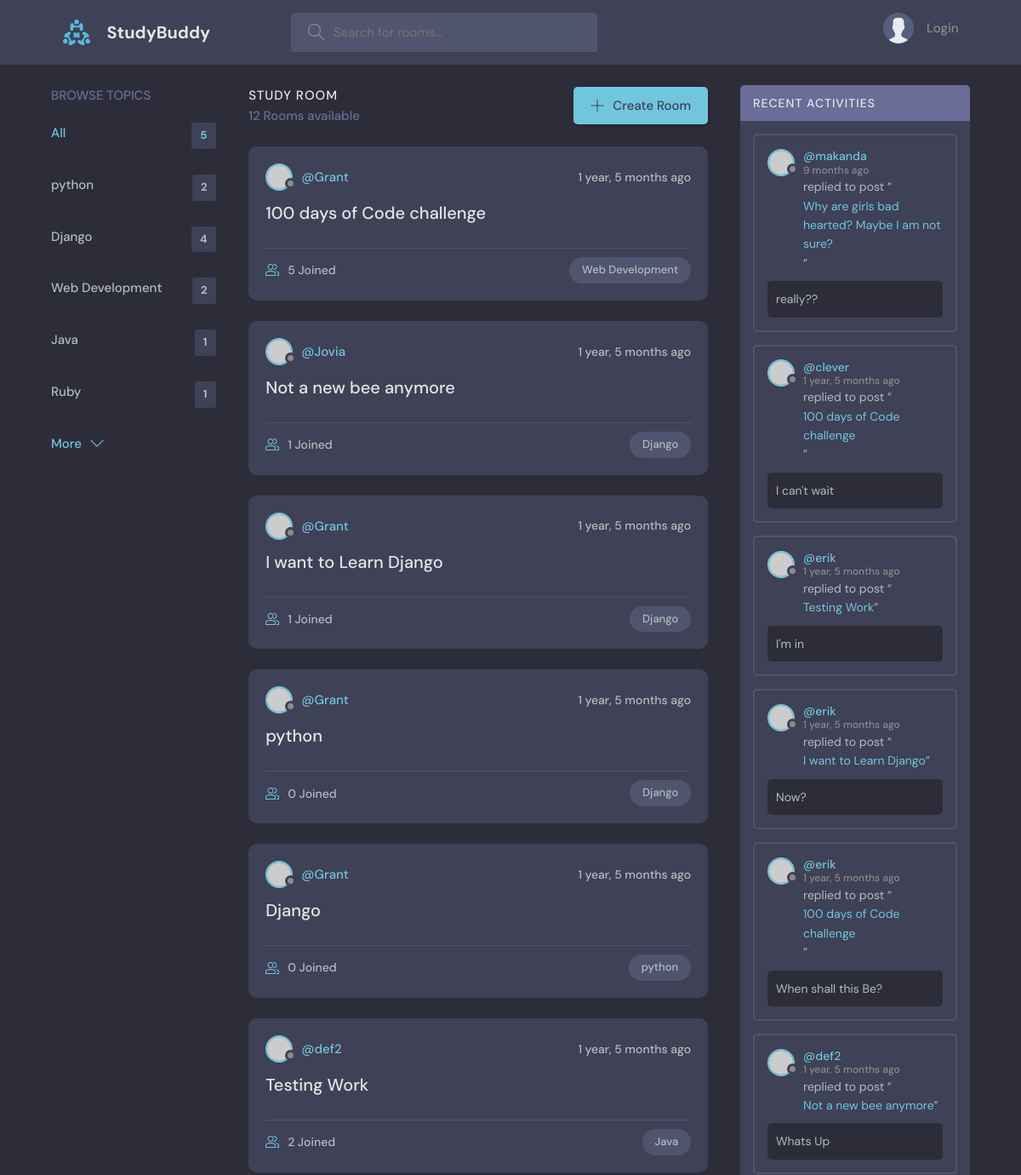
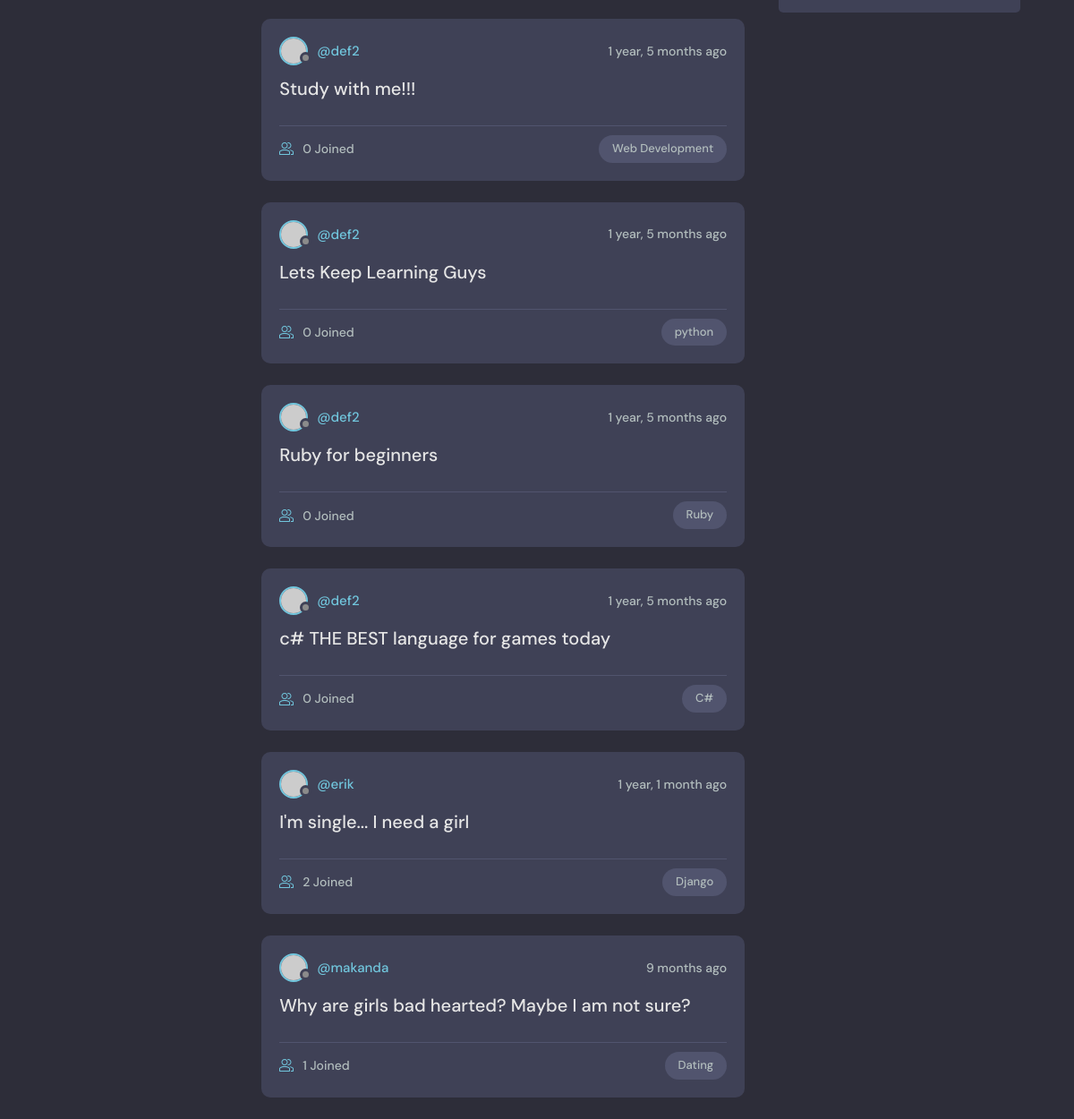
The page / on the database its author committed (2 pictures, top to bottom).
### base/models.py (models this page shows, shortened)
class Topic(models.Model):
    name = models.CharField(max_length=200)

class Room(models.Model):
    host = models.ForeignKey(User, on_delete = models.SET_NULL, null = True)
    topic = models.ForeignKey(Topic, on_delete = models.SET_NULL, null = True)
    name = models.CharField(max_length = 200)
    description = models.TextField(null = True, blank = True)
    participants = models.ManyToManyField(User, related_name='participants', blank=True)
    updated = models.DateTimeField(auto_now=True)
    created = models.DateTimeField(auto_now_add=True)

class Message(models.Model):
    user = models.ForeignKey(User, on_delete = models.CASCADE)
    room = models.ForeignKey(Room, on_delete=models.CASCADE)
    body = models.TextField()
    updated = models.DateTimeField(auto_now=True)
    created = models.DateTimeField(auto_now_add=True)
    class Meta:
        ordering = ['-updated', '-created']

### base/views.py (the view)
# urls.py: path('', views.home, name="home"),
def home(request):
    q = request.GET.get('q') if request.GET.get('q') != None else ''
    rooms = Room.objects.filter(
        Q(topic__name__icontains=q) |
        Q(name__icontains = q) |
        Q(description__icontains = q)
        )
    topics = Topic.objects.all()[0:5]
    room_count = rooms.count()
    room_messages = Message.objects.filter(Q(room__topic__name__icontains=q))
    context = {'rooms': rooms, 'topics':topics, 'room_count': room_count, 'room_messages':room_messages}
    return render(request, 'base/home.html', context)

### base/templates/base/home.html (shortened to what this page needs)
{% extends 'main.html' %}
{% block content %}
    <main class="layout layout--3">
      <div class="container">
        {% include 'base/topics_components.html' %}
        <div class="roomList">
          <div class="roomList__header">
            <div>
              <h2>Study Room</h2>
              <p>{{room_count}} Rooms available</p>
            </div>
            <a class="btn btn--main" href="{% url 'create-room' %}">
              <svg version="1.1" xmlns="http://www.w3.org/2000/svg" width="32" height="32" viewBox="0 0 32 32">
                <title>add</title>
                <path
                  d="M16.943 0.943h-1.885v14.115h-14.115v1.885h14.115v14.115h1.885v-14.115h14.115v-1.885h-14.115v-14.115z"
                ></path>
              </svg>
              Create Room
            </a>
          </div>
          {% include 'base/feed_component.html' %}
        </div>
        {% include 'base/activity_component.html' %}
      </div>
    </main>
{% endblock %}

### base/templates/base/topics_components.html
<div class="topics">
    <div class="topics__header">
      <h2>Browse Topics</h2>
    </div>
    <ul class="topics__list">
      <li>
        <a href="{% url 'home' %}" class="active">All <span>{{topics.count}}</span></a>
      </li>
      {%for topic in topics%}
      <li>
        <a href="{% url 'home' %}?q={{topic.name}}">{{topic.name}}<span>{{topic.room_set.all.count}}</span></a>
      </li>
      {% endfor %}
    </ul>
    <a class="btn btn--link" href="{% url 'topics' %}">
      More
      <svg version="1.1" xmlns="http://www.w3.org/2000/svg" width="32" height="32" viewBox="0 0 32 32">
        <title>chevron-down</title>
        <path d="M16 21l-13-13h-3l16 16 16-16h-3l-13 13z"></path>
      </svg>
    </a>
  </div>

### base/templates/base/feed_component.html (shortened to what this page needs)
{% for room in rooms %}
 <div class="roomListRoom">
            <div class="roomListRoom__header">
              <a href="{% url 'user-profile' room.host.id %}" class="roomListRoom__author">
                <div class="avatar avatar--small">
                  <img src="https://randomuser.me/api/portraits/women/11.jpg" />
                </div>
                <span>@{{room.host.username}}</span>
              </a>
              <div class="roomListRoom__actions">
                <span>{{room.created|timesince}} ago</span>
              </div>
            </div>
            <div class="roomListRoom__content">
              <a href="{% url 'room' room.id%}">{{room.name}}</a>
            </div>
            <div class="roomListRoom__meta">
              <a href="{% url 'room' room.id%}" class="roomListRoom__joined">
                {{room.participants.all.count}} Joined
              </a>
              <p class="roomListRoom__topic">{{room.topic.name}}</p>
            </div>
 </div>
 {%endfor%}

### base/templates/base/activity_component.html (shortened to what this page needs)
<div class="activities">
   <div class="activities__header">
     <h2>Recent Activities</h2>
   </div>
   {% for message in room_messages %}
   <div class="activities__box">
     <div class="activities__boxHeader roomListRoom__header">
       <a href="{% url 'user-profile' message.user.id %}" class="roomListRoom__author">
         <div class="avatar avatar--small">
           <img src="https://randomuser.me/api/portraits/women/11.jpg" />
         </div>
         <p>
           @{{message.user}}
           <span>{{message.created | timesince}} ago</span>
         </p>
       </a>
     </div>
     <div class="activities__boxContent">
       <p>replied to post “<a href="{% url 'room' message.room.id %}">{{message.room.name}}</a>”</p>
       <div class="activities__boxRoomContent">
         {{message.body}}
       </div>
     </div>
   </div>
   {% endfor %}
 </div>

### rows shown on the page
Topic: name "python", room_set.all.count "2"
Topic: name "Django", room_set.all.count "4"
Topic: name "Web Development", room_set.all.count "2"
Topic: name "Java", room_set.all.count "1"
Topic: name "Ruby", room_set.all.count "1"
Room: host.username "Grant", created "1 year, 5 months", name "100 days of Code challenge", participants.all.count "5", topic.name "Web Development"
Room: host.username "Jovia", created "1 year, 5 months", name "Not a new bee anymore", participants.all.count "1", topic.name "Django"
Room: host.username "Grant", created "1 year, 5 months", name "I want to Learn Django", participants.all.count "1", topic.name "Django"
Room: host.username "Grant", created "1 year, 5 months", name "python", participants.all.count "0", topic.name "Django"
Room: host.username "Grant", created "1 year, 5 months", name "Django", participants.all.count "0", topic.name "python"
Room: host.username "def2", created "1 year, 5 months", name "Testing Work", participants.all.count "2", topic.name "Java"
Room: host.username "def2", created "1 year, 5 months", name "Study with me!!!", participants.all.count "0", topic.name "Web Development"
Room: host.username "def2", created "1 year, 5 months", name "Lets Keep Learning Guys", participants.all.count "0", topic.name "python"
Room: host.username "def2", created "1 year, 5 months", name "Ruby for beginners", participants.all.count "0", topic.name "Ruby"
Room: host.username "def2", created "1 year, 5 months", name "c# THE BEST language for games today", participants.all.count "0", topic.name "C#"
Room: host.username "erik", created "1 year, 1 month", name "I'm single... I need a girl", participants.all.count "2", topic.name "Django"
Room: host.username "makanda", created "9 months", name "Why are girls bad hearted? Maybe I am not sure?", participants.all.count "1", topic.name "Dating"
Message: user "makanda", created "9 months", room.name "Why are girls bad hearted? Maybe I am not sure?", body "really??"
Message: user "clever", created "1 year, 5 months", room.name "100 days of Code challenge", body "I can't wait"
Message: user "erik", created "1 year, 5 months", room.name "Testing Work", body "I'm in"
Message: user "erik", created "1 year, 5 months", room.name "I want to Learn Django", body "Now?"
Message: user "erik", created "1 year, 5 months", room.name "100 days of Code challenge", body "When shall this Be?"
Message: user "def2", created "1 year, 5 months", room.name "Not a new bee anymore", body "Whats Up"

### other values the page prints
{{ topics.count }} "5"
{{ room_count }} "12"
